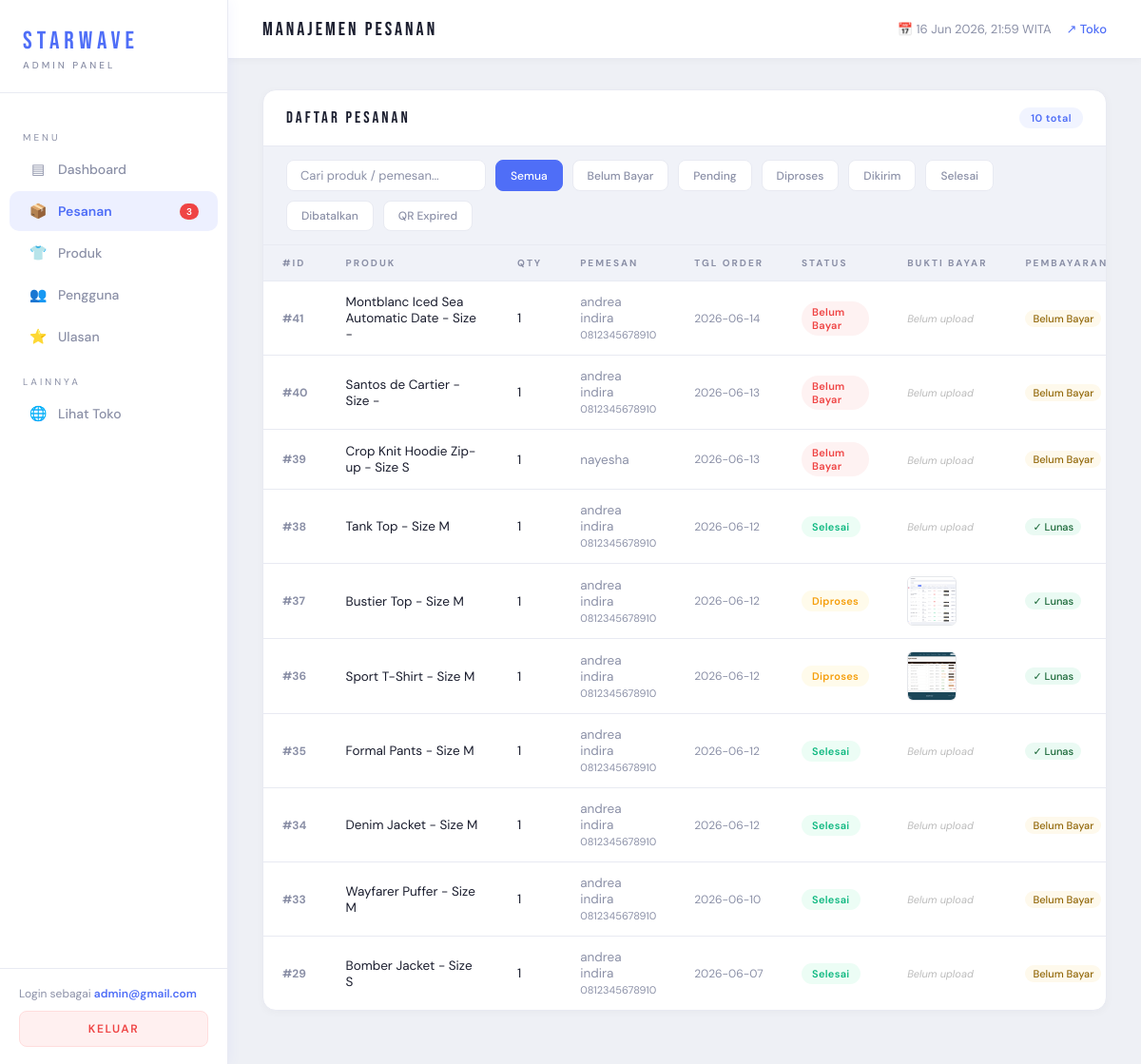
/admin/pesanan.php (signed in), run on an earlier commit of the app's database.
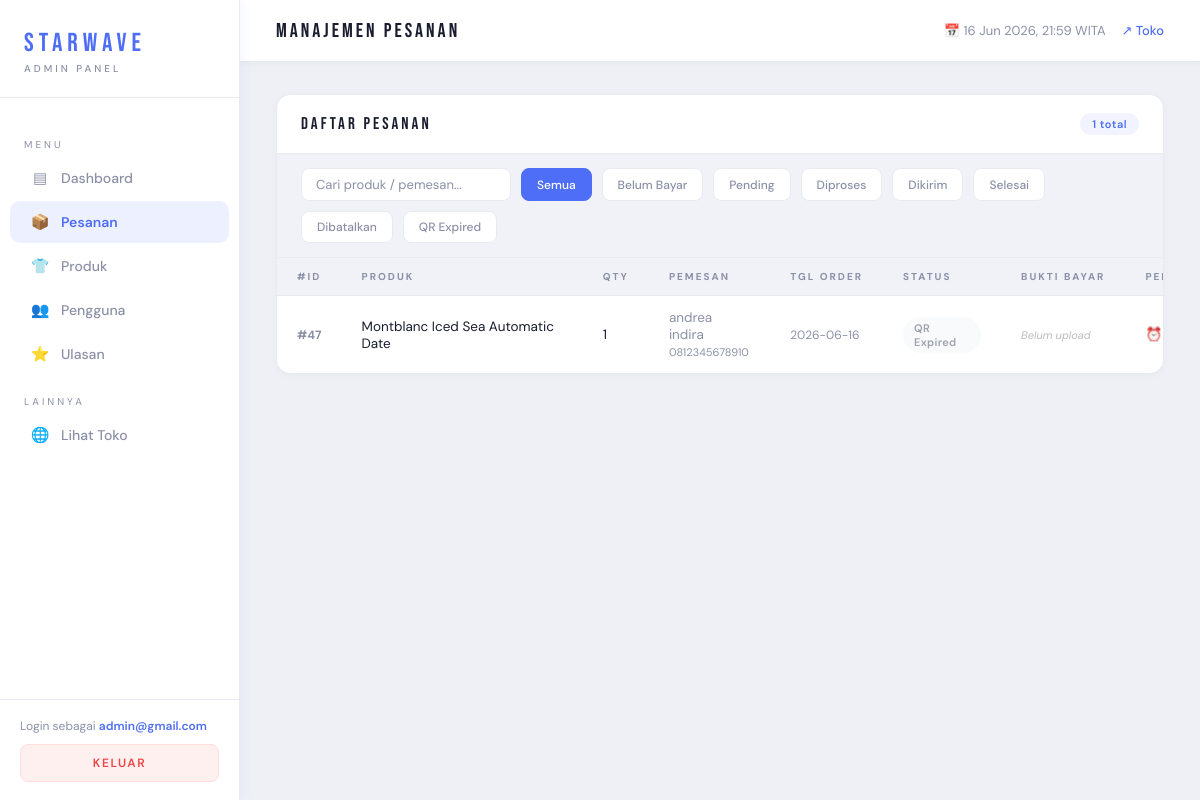
And on a later commit of the database.
### tables this page shows
CREATE TABLE `orders` (
  `id` int(11) NOT NULL,
  `id_user` int(11) NOT NULL,
  `nama_produk` varchar(150) NOT NULL,
  `qty` int(11) NOT NULL DEFAULT 1,
  `nama_penerima` varchar(100) NOT NULL,
  `email` varchar(100) NOT NULL,
  `tanggal_order` date NOT NULL,
  `status` varchar(50) DEFAULT NULL,
  `created_at` timestamp NOT NULL DEFAULT current_timestamp(),
  `harga` int(11) NOT NULL,
  `total_harga` int(11) NOT NULL,
  `status_bayar` varchar(20) DEFAULT 'unpaid',
  `bukti_bayar` varchar(255) DEFAULT NULL,
  `qris_expired_at` datetime DEFAULT NULL
);

CREATE TABLE `users` (
  `id_user` int(11) NOT NULL,
  `email` varchar(100) DEFAULT NULL,
  `password` varchar(100) DEFAULT NULL,
  `tanggal_lahir` date DEFAULT NULL,
  `nama_panggilan` varchar(100) DEFAULT NULL,
  `no_telepon` varchar(20) DEFAULT NULL,
  `alamat` text DEFAULT NULL,
  `jenis_kelamin` varchar(20) DEFAULT NULL,
  `foto_profil` varchar(255) DEFAULT NULL
);

### admin/pesanan.php (the view, shortened to what the changed rows need)
<?php
require 'auth_check.php';
$pending_orders = $pdo->query("SELECT COUNT(*) FROM orders WHERE status='pending_payment' OR status='pending'")->fetchColumn();
$total_orders   = $pdo->query("SELECT COUNT(*) FROM orders")->fetchColumn();
$stmt = $pdo->query("
    SELECT o.*, u.nama_panggilan AS nama, u.no_telepon
    FROM orders o
    LEFT JOIN users u ON o.id_user = u.id_user
    ORDER BY o.created_at DESC LIMIT 50
");
$orders = $stmt->fetchAll(PDO::FETCH_ASSOC);
function statusClass($s) {
    return match($s) {
        'selesai'                    => 'done',
        'diproses'                   => 'process',
        'dikirim'                    => 'ship',
        'pending_payment', 'pending' => 'pending',
        'batal'                      => 'cancel',
        'qr_expired'                 => 'cancel',
        default                      => 'pending'
    };
}
function statusLabel($s) {
    return match($s) {
        'pending_payment' => 'Belum Bayar',
        'pending'         => 'Pending',
        'diproses'        => 'Diproses',
        'dikirim'         => 'Dikirim',
        'selesai'         => 'Selesai',
        'batal'           => 'Dibatalkan',
        'qr_expired'      => 'QR Expired',
        default           => ucfirst($s)
    };
}
?>
<!DOCTYPE html>
<html lang="id">
<head>
    <link rel="stylesheet" href="admin.css">
</head>
<body>
<aside class="sidebar">
    <nav class="sidebar-nav">
        <a class="nav-item active" href="pesanan.php">
            <span class="icon">📦</span> Pesanan
            <?php if ($pending_orders > 0): ?>
                <span style="margin-left:auto;background:#ef4444;color:#fff;font-size:10px;padding:2px 7px;border-radius:10px;"><?= $pending_orders ?></span>
            <?php endif; ?>
        </a>
    </nav>
</aside>
<div class="main">
    <div class="content">
        <div class="section">
            <div class="section-header">
                <div class="section-title">DAFTAR PESANAN</div>
                <div class="section-badge"><?= $total_orders ?> total</div>
            </div>
            <div class="table-wrap">
                <table id="orders-table">
                    <thead>
                        <tr>
                            <th>#ID</th>
                            <th>Produk</th>
                            <th>Qty</th>
                            <th>Pemesan</th>
                            <th>Tgl Order</th>
                            <th>Status</th>
                            <th>Bukti Bayar</th>
                            <th>Pembayaran</th>
                        </tr>
                    </thead>
                    <tbody>
                    <?php if (empty($orders)): ?>
                        <tr class="empty-row"><td colspan="10">Belum ada pesanan</td></tr>
                    <?php else: foreach ($orders as $o): ?>
                        <?php
                        $is_paid      = ($o['status_bayar'] ?? '') === 'paid';
                        $is_waiting   = ($o['status_bayar'] ?? '') === 'menunggu_konfirmasi';
                        $ada_bukti    = !empty($o['bukti_bayar']);
                        $is_expired   = $o['status'] === 'qr_expired';
                        ?>
                        <tr data-status="<?= $o['status'] ?>"
                            data-bayar="<?= $is_paid ? 'paid' : 'belum_bayar' ?>"
                            data-search="<?= strtolower($o['nama_produk'] . ' ' . ($o['nama'] ?? '')) ?>">
                            <td class="order-id">#<?= $o['id'] ?></td>
                            <td><?= htmlspecialchars($o['nama_produk']) ?></td>
                            <td><?= $o['qty'] ?></td>
                            <td style="color:var(--muted);">
                                <?= htmlspecialchars($o['nama'] ?? '-') ?>
                                <?php if (!empty($o['no_telepon'])): ?>
                                    <br><span style="font-size:11px;"><?= $o['no_telepon'] ?></span>
                                <?php endif; ?>
                            </td>
                            <td style="color:var(--muted);font-size:12px;white-space:nowrap;"><?= $o['tanggal_order'] ?></td>
                            <td>
                                <span class="badge <?= statusClass($o['status']) ?>">
                                    <?= statusLabel($o['status']) ?>
                                </span>
                            </td>
                            <td>
                                <?php if ($ada_bukti): ?>
                                    <img src="../<?= htmlspecialchars($o['bukti_bayar']) ?>"
                                         class="bukti-thumb"
                                         onclick="openBukti(
                                             '../<?= htmlspecialchars($o['bukti_bayar']) ?>',
                                             <?= $o['id'] ?>,
                                             '<?= htmlspecialchars($o['nama_produk']) ?>',
                                             'Rp <?= number_format($o['total_harga'], 0, ',', '.') ?>',
                                             <?= $is_paid ? 'true' : 'false' ?>
                                         )"
                                         title="Lihat bukti bayar">
                                <?php else: ?>
                                    <span class="no-bukti">Belum upload</span>
                                <?php endif; ?>
                            </td>
                            <td>
                                <?php if ($is_expired): ?>
                                    <span style="color:#b45309;font-weight:600;">⏰ Expired</span>
                                <?php elseif ($is_paid): ?>
                                    <span class="badge-bayar paid">✓ Lunas</span>
                                <?php else: ?>
                                    <span class="badge-bayar pending">Belum Bayar</span>
                                <?php endif; ?>
                            </td>
                        </tr>
                    <?php endforeach; endif; ?>
                    </tbody>
                </table>
            </div>
        </div>
    </div>
</div>
</body>
</html>

What changed in the data, as far as the page shows it:
removed orders: id "41", nama_produk "Montblanc Iced Sea Automatic Date - Size -", qty "1", id_user.nama_panggilan "andrea indira", id_user.no_telepon "0812345678910", tanggal_order "2026-06-14", status "Belum Bayar", shows "Belum upload", status_bayar "Belum Bayar"
removed orders: id "40", nama_produk "Santos de Cartier - Size -", qty "1", id_user.nama_panggilan "andrea indira", id_user.no_telepon "0812345678910", tanggal_order "2026-06-13", status "Belum Bayar", shows "Belum upload", status_bayar "Belum Bayar"
removed orders: id "39", nama_produk "Crop Knit Hoodie Zip-up - Size S", qty "1", id_user.nama_panggilan "nayesha", tanggal_order "2026-06-13", status "Belum Bayar", shows "Belum upload", status_bayar "Belum Bayar"
removed orders: id "38", nama_produk "Tank Top - Size M", qty "1", id_user.nama_panggilan "andrea indira", id_user.no_telepon "0812345678910", tanggal_order "2026-06-12", status "Selesai", shows "Belum upload", status_bayar "✓ Lunas"
removed orders: id "37", nama_produk "Bustier Top - Size M", qty "1", id_user.nama_panggilan "andrea indira", id_user.no_telepon "0812345678910", tanggal_order "2026-06-12", status "Diproses", bukti_bayar (picture), status_bayar "✓ Lunas"
removed orders: id "36", nama_produk "Sport T-Shirt - Size M", qty "1", id_user.nama_panggilan "andrea indira", id_user.no_telepon "0812345678910", tanggal_order "2026-06-12", status "Diproses", bukti_bayar (picture), status_bayar "✓ Lunas"
removed orders: id "35", nama_produk "Formal Pants - Size M", qty "1", id_user.nama_panggilan "andrea indira", id_user.no_telepon "0812345678910", tanggal_order "2026-06-12", status "Selesai", shows "Belum upload", status_bayar "✓ Lunas"
removed orders: id "34", nama_produk "Denim Jacket - Size M", qty "1", id_user.nama_panggilan "andrea indira", id_user.no_telepon "0812345678910", tanggal_order "2026-06-12", status "Selesai", shows "Belum upload", status_bayar "Belum Bayar"
removed orders: id "33", nama_produk "Wayfarer Puffer - Size M", qty "1", id_user.nama_panggilan "andrea indira", id_user.no_telepon "0812345678910", tanggal_order "2026-06-10", status "Selesai", shows "Belum upload", status_bayar "Belum Bayar"
removed orders: id "29", nama_produk "Bomber Jacket - Size S", qty "1", id_user.nama_panggilan "andrea indira", id_user.no_telepon "0812345678910", tanggal_order "2026-06-07", status "Selesai", shows "Belum upload", status_bayar "Belum Bayar"
added orders: id "47", nama_produk "Montblanc Iced Sea Automatic Date", qty "1", id_user.nama_panggilan "andrea indira", id_user.no_telepon "0812345678910", tanggal_order "2026-06-16", status "QR Expired", shows "Belum upload"
Also different on the page:
$total_orders: "10" → "1"
$pending_orders: "3" → (not shown)
